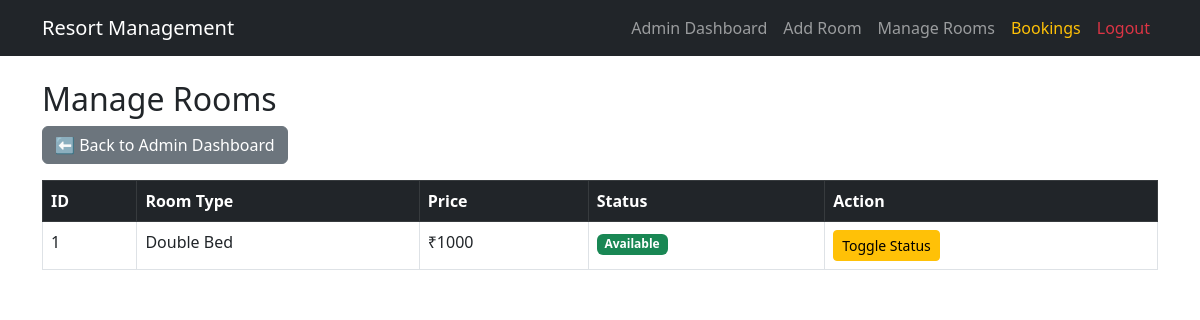
Before: /admin/rooms (signed in) with the older database file.
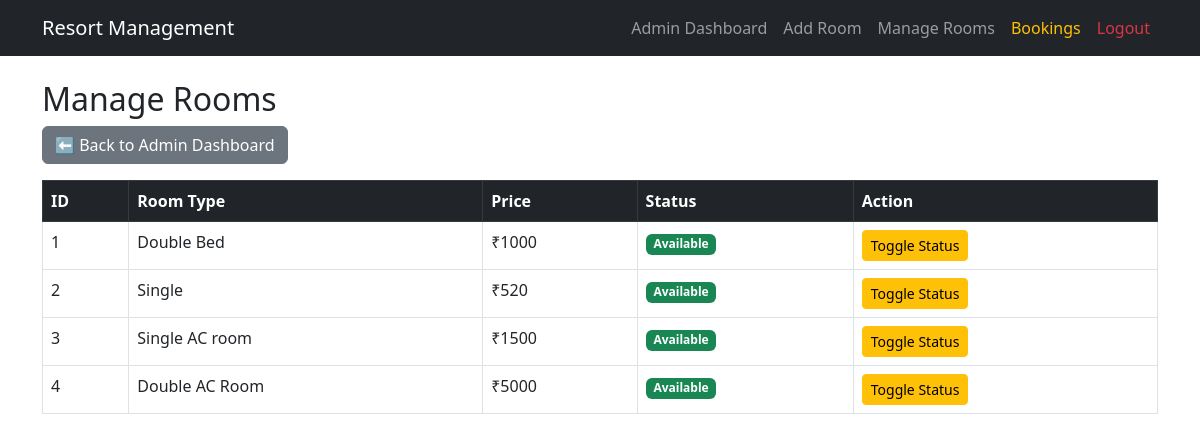
After: the same page with the newer database file.
### models.py (models this page shows)
class Room(db.Model):
    id = db.Column(db.Integer, primary_key=True)
    room_type = db.Column(db.String(50))
    price = db.Column(db.Integer)
    status = db.Column(db.String(20), default="Available")

### app.py (the view)
@app.route('/admin/rooms')
def view_rooms():
    if 'admin_id' not in session:
        return redirect('/admin/login')
    rooms = Room.query.all()
    return render_template('view_rooms.html', rooms=rooms)

### templates/view_rooms.html (shortened to what this page needs)
{% extends 'base.html' %}
{% block content %}
<h2>Manage Rooms</h2>
<a href="/admin/dashboard" class="btn btn-secondary mb-3">
    ⬅ Back to Admin Dashboard
</a>
<table class="table table-bordered table-hover">
    <thead class="table-dark">
        <tr>
            <th>ID</th>
            <th>Room Type</th>
            <th>Price</th>
            <th>Status</th>
            <th>Action</th>
        </tr>
    </thead>
    {% for room in rooms %}
    <tr>
        <td>{{ room.id }}</td>
        <td>{{ room.room_type }}</td>
        <td>₹{{ room.price }}</td>
        <td>
            {% if room.status == "Available" %}
                <span class="badge bg-success">Available</span>
            {% else %}
                <span class="badge bg-danger">Maintenance</span>
            {% endif %}
        </td>
        <td>
            <a href="/admin/update-room/{{ room.id }}" class="btn btn-warning btn-sm">
                Toggle Status
            </a>
        </td>
    </tr>
    {% endfor %}
</table>
{% endblock %}

### templates/base.html (shortened to what this page needs)
<!DOCTYPE html>
<html lang="en">
<head>
    <link href="https://cdn.jsdelivr.net/npm/bootstrap@5.3.0/dist/css/bootstrap.min.css" rel="stylesheet">
</head>
<body>
{% if request.path != '/' %}
<nav class="navbar navbar-expand-lg navbar-dark bg-dark">
    <div class="container">
        <a class="navbar-brand" href="/dashboard">
            Resort Management
        </a>
        <div class="collapse navbar-collapse" id="navbarNav">
            <ul class="navbar-nav ms-auto">
    {% if session.get('admin_id') %}
    <li class="nav-item">
        <a class="nav-link" href="/admin/dashboard">Admin Dashboard</a>
    </li>
    <li class="nav-item">
        <a class="nav-link" href="/admin/add-room">Add Room</a>
    </li>
    <li class="nav-item">
        <a class="nav-link" href="/admin/rooms">Manage Rooms</a>
    </li>
    <li class="nav-item">
        <a class="nav-link text-warning" href="/admin/bookings">Bookings</a>
    </li>
    <li class="nav-item">
        <a class="nav-link text-danger" href="/logout">Logout</a>
    </li>
    {% endif %}
</ul>
        </div>
    </div>
</nav>
{% endif %}
<div class="container mt-4">
    {% block content %}{% endblock %}
</div>
</body>
</html>

Changed rows visible on the page:
added Room: id "2", room_type "Single", price "520", status "Available"
added Room: id "3", room_type "Single AC room", price "1500", status "Available"
added Room: id "4", room_type "Double AC Room", price "5000", status "Available"
